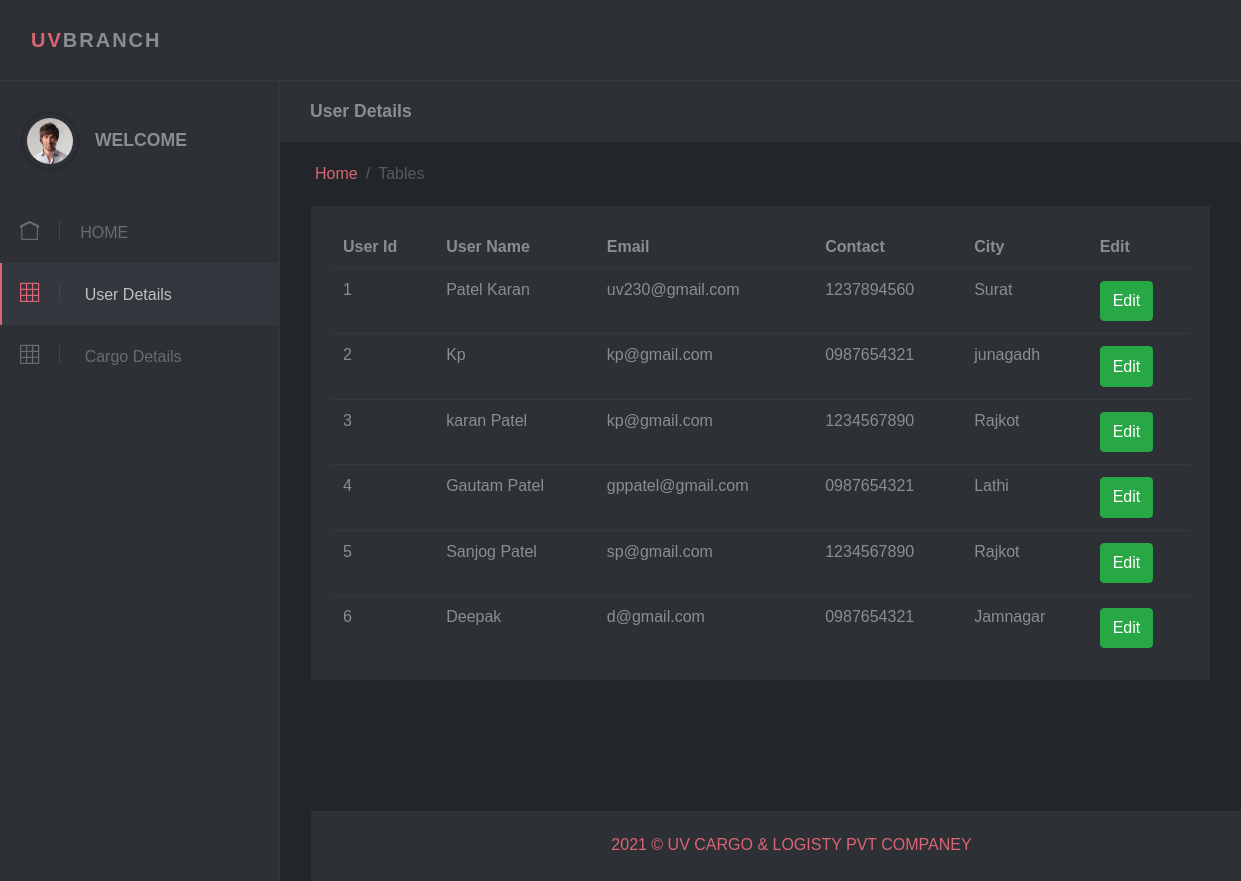
The page /Uvbrlog/admin/tables.php on the database its author committed.
### tables this page shows
CREATE TABLE `usersignup` (
  `uid` int(2) NOT NULL,
  `uname` varchar(30) NOT NULL,
  `email` varchar(40) NOT NULL,
  `contact` varchar(10) NOT NULL,
  `city` varchar(20) NOT NULL,
  `psw` varchar(20) NOT NULL
);

### Uvbrlog/admin/tables.php (the view, shortened to what this page needs)
<html>
<html>
  <head>
    <link rel="stylesheet" href="vendor/bootstrap/css/bootstrap.min.css">
    <link rel="stylesheet" href="css/font.css">
    <link rel="stylesheet" href="css/style.default.css" id="theme-stylesheet">
  </head>
  <body>
    <header class="header">
      <nav class="navbar navbar-expand-lg">
        <div class="container-fluid d-flex align-items-center justify-content-between">
          <div class="navbar-header">
            <a href="index.html" class="navbar-brand">
              <div class="brand-text brand-big visible text-uppercase"><strong class="text-primary">Uv</strong><strong>Branch</strong></div>
              <div class="brand-text brand-sm"><strong class="text-primary">U</strong><strong>B</strong></div></a>
          </div>
        </div>
      </nav>
    </header>
    <div class="d-flex align-items-stretch">
      <nav id="sidebar">
        <div class="sidebar-header d-flex align-items-center">
          <div class="avatar"><img src="img/avatar-6.jpg" alt="..." class="img-fluid rounded-circle"></div>
          <div class="title">
           <h1 class="h5"><?php echo "WELCOME ". $_SESSION['branch']; ?></h1>
          </div>
        </div>
        <ul class="list-unstyled">
                <li><a href="index.php"> <i class="icon-home"></i>HOME </a></li>
                <li class="active"><a href="tables.php"> <i class="icon-grid"></i> User Details </a></li>
                <li><a href="cargodetail.php"> <i class="icon-grid"></i> Cargo Details </a></li>
        </ul>
      </nav>
      <div class="page-content">
        <div class="page-header no-margin-bottom">
          <div class="container-fluid">
            <h2 class="h5 no-margin-bottom">User Details</h2>
          </div>
        </div>
        <div class="container-fluid">
          <ul class="breadcrumb">
            <li class="breadcrumb-item"><a href="index.html">Home</a></li>
            <li class="breadcrumb-item active">Tables</li>
          </ul>
        </div>
        <section class="no-padding-top">
          <div class="container-fluid">
            <div class="row">
              <div class="col-lg-12">
                <div class="block margin-bottom-sm">
                  <div class="table-responsive">
                    <table class="table">
                      <thead>
                           <th>User Id  </th>
                           <th>User Name</th>
                           <th>Email    </th>
                           <th>Contact  </th>
                           <th>City     </th>
                           <th>Edit     </th>
                      </thead>
                      <tbody>
                        <?php
                          $db = mysqli_connect(DB_SERVER,DB_USERNAME,DB_PASSWORD ,DB_DATABASE);
                            $sql="SELECT * FROM usersignup";
                            $result = mysqli_query($db,$sql);
                              while($row=mysqli_fetch_assoc($result)){
                           ?>
                                <tr>
                                <td scope="row"><?php echo $row['uid']?></td>
                                <td><?php echo $row['uname']?></td>
                                <td><?php echo $row['email']?></td>
                                <td><?php echo $row['contact']?></td>
                                <td><?php echo $row['city']?></td>
                                <td>
                                    <a href="edit.php?type=edit&uid=<?php echo $row["uid"]; ?>" class="btn btn-success">Edit</a>
                                </td>
                                </tr>
                                <?php } ?>
                      </tbody>
                    </table>
                  </div>
                </div>
              </div>
              <div class="col-lg-6">
                </div>
              </div>
        <footer class="footer">
          <div class="footer__block block no-margin-bottom">
            <div class="container-fluid text-center">
              <p class="no-margin-bottom"><a target="_blank" href="http://www.uvcargo.cf/">2021 &copy; UV CARGO & LOGISTY PVT COMPANEY </a></p>
            </div>
          </div>
        </footer>
      </div>
    </div>
  </body>
</html>

### Uvbrlog/admin/css/style.default.css (style rules this page uses)
body { position: relative; }
section { padding: 0 1rem; }
a { -webkit-transition: all 0.3s; transition: all 0.3s; display: inline-block; }
.text-uppercase { letter-spacing: 0.1em; }
p { line-height: 1.7; }
i, span, strong { display: inline-block; }
.no-padding-top { padding-top: 0 !important; }
.no-margin-bottom { margin-bottom: 0 !important; }
.margin-bottom-sm { margin-bottom: 30px !important; }
.breadcrumb { background: none; padding: 20px 20px; margin-bottom: 0; color: #8a8d93; }
.breadcrumb a { color: #DB6574; text-decoration: none !important; }
.breadcrumb li.active { color: #585a5f; }
.breadcrumb-item + .breadcrumb-item::before { color: #585a5f; }
.block { padding: 20px; background: #2d3035; color: #8a8d93; margin-bottom: 30px; }
.page-content { position: relative; background: #22252a; min-height: 100vh; width: calc(100% - 280px); padding: 0; padding-bottom: 70px; }
.page-header { padding: 20px 15px; background: #2d3035; color: #8a8d93; margin-bottom: 30px; }
.footer { position: absolute; bottom: 0; width: 100%; }
.footer .footer__block { min-height: 70px; }
i[class*='icon-'] { -webkit-transform: translateY(2px); transform: translateY(2px); }
nav.navbar { background: #2d3035; color: #8a8d93; padding-top: 20px; padding-bottom: 20px; border-bottom: 1px solid #34373d; z-index: 10; }
nav.navbar a { color: inherit; }
nav.navbar .brand-text { display: none; font-weight: 700; }
nav.navbar .brand-text.visible { display: block; }
nav#sidebar { width: 280px; background: #2d3035; color: #6a6c70; border-right: 1px solid #34373d; }
nav#sidebar a { color: inherit; text-decoration: none; position: relative; }
nav#sidebar a i { font-size: 1.2em; margin-right: 10px; -webkit-transition: none; transition: none; }
nav#sidebar .sidebar-header { padding: 30px 20px; }
nav#sidebar .sidebar-header h1, nav#sidebar .sidebar-header p { margin-bottom: 0; }
nav#sidebar .sidebar-header h1 { color: #8a8d93; }
nav#sidebar .avatar { width: 60px; height: 60px; border-radius: 50%; overflow: hidden; margin-right: 15px; background: none; padding: 4px; border: 3px solid #282b2f; }
nav#sidebar ul { max-height: none; }
nav#sidebar li { position: relative; }
nav#sidebar li a { padding: 18px 20px; display: block; font-weight: 400; }
nav#sidebar li a i { margin-right: 20px; -webkit-transition: all 0.3s; transition: all 0.3s; padding-right: 20px; border-right: 1px solid #454649; }
nav#sidebar li::before { content: ''; width: 2px; height: 100%; background: none; display: block; position: absolute; top: 0; left: 0; z-index: 99; }
nav#sidebar li.active::before { background: #DB6574; }
nav#sidebar li.active > a { background: #34373d; color: #bfc1c4; }
nav#sidebar li.active i { color: #DB6574; }
.table { margin-bottom: 0; }
.table td, .table th { border-color: #343a40; }
.table thead th { border: none; }
.navbar { padding: 0.5rem 1rem; }
.navbar-brand { display: inline-block; padding-top: 0.3125rem; padding-bottom: 0.3125rem; margin-right: 1rem; font-size: 1.25rem; }
.btn { font-weight: 400; border: 1px solid transparent; padding: 0.45rem 0.75rem; font-size: 1rem; line-height: 1.5; border-radius: 0.25rem; -webkit-transition: color 0.15s ease-in-out, background-color 0.15s ease-in-out, border-color 0.15s ease-in-out, -webkit-box-shadow 0.15s ease-in-out; transition: color 0.15s ease-in-out, background-color 0.15s ease-in-out, border-color 0.15s ease-in-out, -webkit-box-shadow 0.15s ease-in-out; transition: color 0.15s ease-in-out, background-color 0.15s ease-in-out, border-color 0.15s ease-in-out, box-shadow 0.15s ease-in-out; transition: color 0.15s ease-in-out, background-color 0.15s ease-in-out, border-color 0.15s ease-in-out, box-shadow 0.15s ease-in-out, -webkit-box-shadow 0.15s ease-in-out; }
.btn-success { color: color-yiq(#28a745); background-color: #28a745; border-color: #28a745; }
body { font-family: "Muli", sans-serif; font-size: 1rem; font-weight: 400; line-height: 1.5; color: #8a8d93; background-color: #fff; }
a { color: #DB6574; text-decoration: none; }
h1, h2, h3, h4, h5, h6, .h1, .h2, .h3, .h4, .h5, .h6 { margin-bottom: 0.5rem; font-family: inherit; font-weight: 700; line-height: 1.2; color: inherit; }
h1, .h1 { font-size: 2.5rem; }
h2, .h2 { font-size: 1.7rem; }
h5, .h5 { font-size: 1.1rem; }
.text-primary { color: #DB6574 !important; }

### rows shown on the page
usersignup: uid "1", uname "Patel Karan", email "uv230@gmail.com", contact "1237894560", city "Surat"
usersignup: uid "2", uname "Kp", email "kp@gmail.com", contact "0987654321", city "junagadh"
usersignup: uid "3", uname "karan Patel", email "kp@gmail.com", contact "1234567890", city "Rajkot"
usersignup: uid "4", uname "Gautam Patel", email "gppatel@gmail.com", contact "0987654321", city "Lathi"
usersignup: uid "5", uname "Sanjog Patel", email "sp@gmail.com", contact "1234567890", city "Rajkot"
usersignup: uid "6", uname "Deepak", email "d@gmail.com", contact "0987654321", city "Jamnagar"
